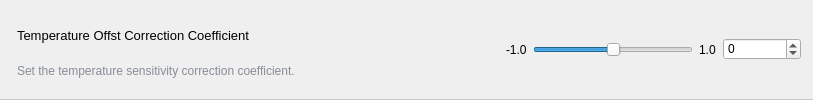
              <widget class="QGroupBox" name="groupBox_8">
               <property name="minimumSize">
                <size>
                 <width>0</width>
                 <height>50</height>
                </size>
               </property>
               <property name="styleSheet">
                <string notr="true">QGroupBox {
	border-top:none;
	border-bottom:1px solid #C1C7CD;
}</string>
               </property>
               <property name="flat">
                <bool>true</bool>
               </property>
               <layout class="QHBoxLayout" name="horizontalLayout_10">
                <item>
                 <layout class="QVBoxLayout" name="verticalLayout_11">
                  <property name="spacing">
                   <number>0</number>
                  </property>
                  <property name="leftMargin">
                   <number>5</number>
                  </property>
                  <property name="topMargin">
                   <number>6</number>
                  </property>
                  <item>
                   <widget class="QLabel" name="label_20">
                    <property name="font">
                     <font>
                      <pointsize>10</pointsize>
                     </font>
                    </property>
                    <property name="styleSheet">
                     <string notr="true"/>
                    </property>
                    <property name="text">
                     <string>Temperature Offst Correction Coefficient</string>
                    </property>
                   </widget>
                  </item>
                  <item>
                   <widget class="QLabel" name="label_21">
                    <property name="styleSheet">
                     <string notr="true">color:rgb(135, 141, 150)</string>
                    </property>
                    <property name="text">
                     <string>Set the temperature sensitivity correction coefficient.</string>
                    </property>
                   </widget>
                  </item>
                 </layout>
                </item>
                <item>
                 <spacer name="horizontalSpacer_8">
                  <property name="orientation">
                   <enum>Qt::Orientation::Horizontal</enum>
                  </property>
                  <property name="sizeHint" stdset="0">
                   <size>
                    <width>205</width>
                    <height>20</height>
                   </size>
                  </property>
                 </spacer>
                </item>
                <item>
                 <widget class="QLabel" name="offset_temp_coef0_min">
                  <property name="styleSheet">
                   <string notr="true">background-color:none
</string>
                  </property>
                  <property name="text">
                   <string>-1.0</string>
                  </property>
                 </widget>
                </item>
                <item>
                 <widget class="QSlider" name="offset_temp_coef0_slider">
                  <property name="sizePolicy">
                   <sizepolicy hsizetype="Minimum" vsizetype="Fixed">
                    <horstretch>0</horstretch>
                    <verstretch>0</verstretch>
                   </sizepolicy>
                  </property>
                  <property name="minimumSize">
                   <size>
                    <width>160</width>
                    <height>0</height>
                   </size>
                  </property>
                  <property name="styleSheet">
                   <string notr="true">background-color:none
</string>
                  </property>
                  <property name="minimum">
                   <number>-10</number>
                  </property>
                  <property name="maximum">
                   <number>10</number>
                  </property>
                  <property name="orientation">
                   <enum>Qt::Orientation::Horizontal</enum>
                  </property>
                  <property name="invertedAppearance">
                   <bool>false</bool>
                  </property>
                  <property name="invertedControls">
                   <bool>false</bool>
                  </property>
                 </widget>
                </item>
                <item>
                 <widget class="QLabel" name="offset_temp_coef0_max">
                  <property name="sizePolicy">
                   <sizepolicy hsizetype="Minimum" vsizetype="Preferred">
                    <horstretch>0</horstretch>
                    <verstretch>0</verstretch>
                   </sizepolicy>
                  </property>
                  <property name="minimumSize">
                   <size>
                    <width>18</width>
                    <height>0</height>
                   </size>
                  </property>
                  <property name="styleSheet">
                   <string notr="true">background-color:none
</string>
                  </property>
                  <property name="text">
                   <string>1.0</string>
                  </property>
                 </widget>
                </item>
                <item>
                 <widget class="QSpinBox" name="offset_temp_coef0_spin">
                  <property name="minimumSize">
                   <size>
                    <width>78</width>
                    <height>0</height>
                   </size>
                  </property>
                  <property name="locale">
                   <locale language="English" country="UnitedStates"/>
                  </property>
                  <property name="minimum">
                   <number>-1</number>
                  </property>
                  <property name="maximum">
                   <number>1</number>
                  </property>
                  <property name="singleStep">
                   <number>0</number>
                  </property>
                 </widget>
                </item>
               </layout>
              </widget>
